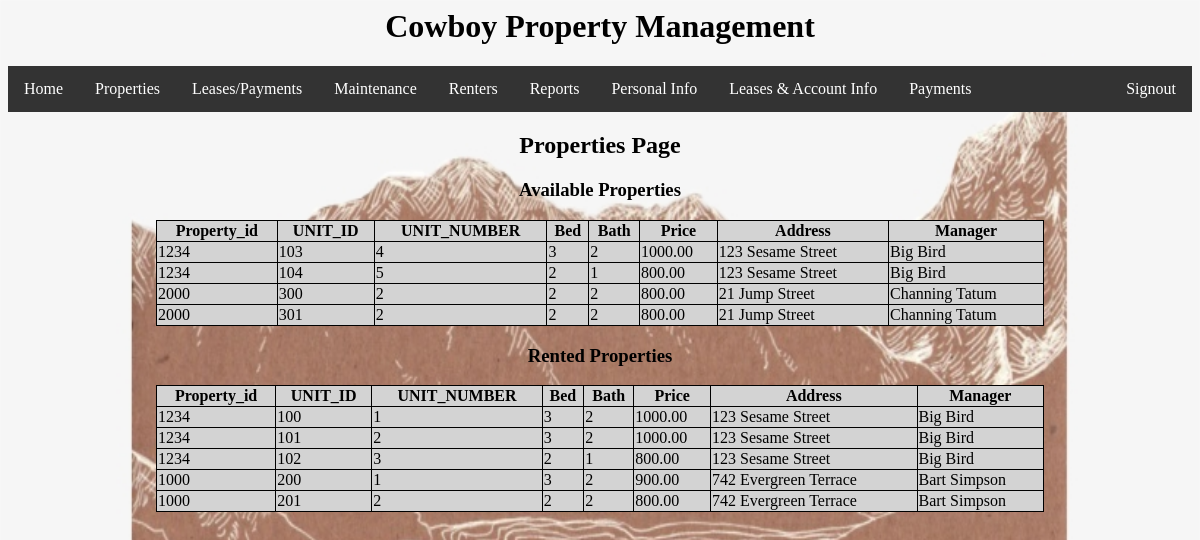
Page /Properties.php (signed in) on the committed database.
### tables this page shows
CREATE TABLE `Unit` (
  `UNIT_ID` int(15) NOT NULL,
  `UNIT_NUMBER` int(11) NOT NULL,
  `Bed` int(11) NOT NULL,
  `Bath` int(11) NOT NULL,
  `Price` decimal(10,2) NOT NULL,
  `PROPERTY_ID` int(11) NOT NULL,
  `Available` tinyint(1) NOT NULL DEFAULT '1'
);

CREATE TABLE `Property` (
  `PROPERTY_ID` int(11) NOT NULL,
  `Address` varchar(128) DEFAULT NULL,
  `Manager` varchar(128) DEFAULT NULL
);

### Properties.php (the view, shortened to what this page needs)
<html>
	<head>
		<link rel='stylesheet' href="/GroupProject/css/styles.css">
		</head>
		<body>
			<h1>Cowboy Property Management</h1>
			<ul>
  				<li><a href="homescreen.php">Home</a></li>
  				<li><a href="properties.php">Properties</a></li>
				<li><a href="leasepayments.php">Leases/Payments</a></li>
				<li><a href="maintenance.php">Maintenance</a></li>
				<li><a href="renters.php">Renters</a></li>
				<li><a href="#reports.php">Reports</a></li>
  				<li><a href="personalinformation.php">Personal Info</a></li>
  				<li><a href="leases.php">Leases & Account Info</a></li>
				<li><a href="payments.php">Payments</a></li>
  				<li style="float:right"><a class="active" href="logout.php">Signout</a></li>
			</ul>
			<h2>Properties Page</h2>
		</body>
</html>
<?php
require_once 'checksession.php';
$conn = new mysqli($hn, $un, $pw, $db);
$query="SELECT p.PROPERTY_ID, u.UNIT_ID, u.UNIT_NUMBER, u.Bed, u.Bath, u.Price, p.Address, p.Manager  FROM Property p inner join Unit u on p.PROPERTY_ID = u.PROPERTY_ID where u.available =1";
$result=$conn->query($query);
echo "<h3>Available Properties</h3>";
echo "<table>
<tr>
<th>Property_id</th>
<th>UNIT_ID</th>
<th>UNIT_NUMBER</th>
<th>Bed</th>
<th>Bath</th>
<th>Price</th>
<th>Address</th>
<th>Manager</th>
</tr>";
while($row = mysqli_fetch_array($result))
{
echo "<tr>";
echo "<td>" . $row['PROPERTY_ID'] . "</td>";
echo "<td>" . $row['UNIT_ID'] . "</td>";
echo "<td>" . $row['UNIT_NUMBER'] . "</td>";
echo "<td>" . $row['Bed'] . "</td>";
echo "<td>" . $row['Bath'] . "</td>";
echo "<td>" . $row['Price'] . "</td>";
echo "<td>" . $row['Address'] . "</td>";
echo "<td>" . $row['Manager'] . "</td>";
echo "</tr>";
}
echo "</table>";
$query="SELECT p.PROPERTY_ID, u.UNIT_ID, u.UNIT_NUMBER, u.Bed, u.Bath, u.Price, p.Address, p.Manager  FROM Property p inner join Unit u on p.PROPERTY_ID = u.PROPERTY_ID where u.available =0";
$result=$conn->query($query);
echo "<h3>Rented Properties</h3>";
echo "<table>
<tr>
<th>Property_id</th>
<th>UNIT_ID</th>
<th>UNIT_NUMBER</th>
<th>Bed</th>
<th>Bath</th>
<th>Price</th>
<th>Address</th>
<th>Manager</th>
</tr>";
while($row = mysqli_fetch_array($result))
{
echo "<tr>";
echo "<td>" . $row['PROPERTY_ID'] . "</td>";
echo "<td>" . $row['UNIT_ID'] . "</td>";
echo "<td>" . $row['UNIT_NUMBER'] . "</td>";
echo "<td>" . $row['Bed'] . "</td>";
echo "<td>" . $row['Bath'] . "</td>";
echo "<td>" . $row['Price'] . "</td>";
echo "<td>" . $row['Address'] . "</td>";
echo "<td>" . $row['Manager'] . "</td>";
echo "</tr>";
}
echo "</table>";
?>

### css/styles.css (style rules this page uses)
body { background-image: url("/GroupProject/images/paper.jpg"); background-repeat: no-repeat; background-color: #cccccc; background-size: 100% 100%; }
h1 { color: Black; text-align: center; }
ul { list-style-type: none; margin: 0; padding: 0; overflow: hidden; background-color: #333; }
li { float: left; }
li a { display: block; color: white; text-align: center; padding: 14px 16px; text-decoration: none; }
.active { background-color: #333; }
h2 { color: Black; text-align: center; }
table, th, td { border: 1px solid black; border-collapse: collapse; }
table { width: 75%; margin-left: auto; margin-right: auto; background-color: #D3D3D3; alignment-adjust: center; }
h3 { color: Black; text-align: center; }

### rows in the picture
unit: PROPERTY_ID.PROPERTY_ID "1234", UNIT_ID "103", UNIT_NUMBER "4", Bed "3", Bath "2", Price "1000.00", PROPERTY_ID.Address "123 Sesame Street", PROPERTY_ID.Manager "Big Bird"
unit: PROPERTY_ID.PROPERTY_ID "1234", UNIT_ID "104", UNIT_NUMBER "5", Bed "2", Bath "1", Price "800.00", PROPERTY_ID.Address "123 Sesame Street", PROPERTY_ID.Manager "Big Bird"
unit: PROPERTY_ID.PROPERTY_ID "2000", UNIT_ID "300", UNIT_NUMBER "2", Bed "2", Bath "2", Price "800.00", PROPERTY_ID.Address "21 Jump Street", PROPERTY_ID.Manager "Channing Tatum"
unit: PROPERTY_ID.PROPERTY_ID "2000", UNIT_ID "301", UNIT_NUMBER "2", Bed "2", Bath "2", Price "800.00", PROPERTY_ID.Address "21 Jump Street", PROPERTY_ID.Manager "Channing Tatum"
unit: PROPERTY_ID.PROPERTY_ID "1234", UNIT_ID "100", UNIT_NUMBER "1", Bed "3", Bath "2", Price "1000.00", PROPERTY_ID.Address "123 Sesame Street", PROPERTY_ID.Manager "Big Bird"
unit: PROPERTY_ID.PROPERTY_ID "1234", UNIT_ID "101", UNIT_NUMBER "2", Bed "3", Bath "2", Price "1000.00", PROPERTY_ID.Address "123 Sesame Street", PROPERTY_ID.Manager "Big Bird"
unit: PROPERTY_ID.PROPERTY_ID "1234", UNIT_ID "102", UNIT_NUMBER "3", Bed "2", Bath "1", Price "800.00", PROPERTY_ID.Address "123 Sesame Street", PROPERTY_ID.Manager "Big Bird"
unit: PROPERTY_ID.PROPERTY_ID "1000", UNIT_ID "200", UNIT_NUMBER "1", Bed "3", Bath "2", Price "900.00", PROPERTY_ID.Address "742 Evergreen Terrace", PROPERTY_ID.Manager "Bart Simpson"
unit: PROPERTY_ID.PROPERTY_ID "1000", UNIT_ID "201", UNIT_NUMBER "2", Bed "2", Bath "2", Price "800.00", PROPERTY_ID.Address "742 Evergreen Terrace", PROPERTY_ID.Manager "Bart Simpson"
